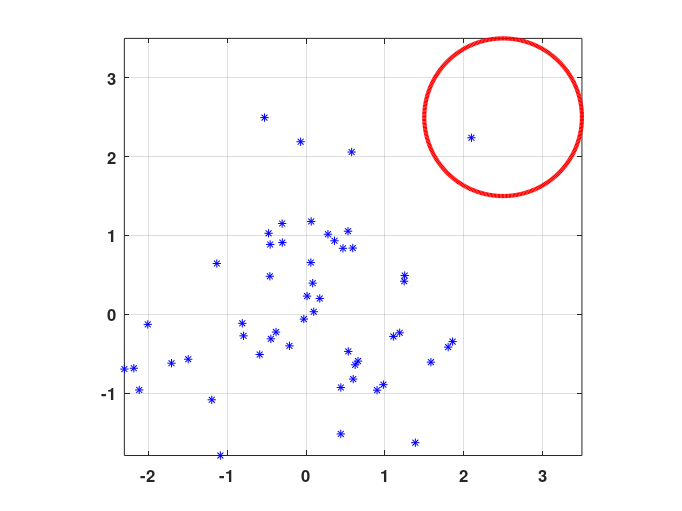

Source code (MATLAB): (Note: this script raises an error after producing the figure.)
clear
close all

%%============== define useful parameters

Epoch = 200;
pc = 0.5;   % ratio of parent selection
pm = 0.5;   % ratio used in mutation
sig = 0.01; % standard deviation


%% define circle

x_c = 2.5;  % x coordinate of the center
y_c = 2.5;  % y coordinate of the center
r = 1;      % radius
phi = 0:360;

cir_x = x_c + r*cos(phi*pi/180);
cir_y = y_c + r*sin(phi*pi/180);

cir = [cir_x; cir_y];

scrcz = get(0, 'ScreenSize');
figure('Units', 'pixels',...
    'Position', [600, scrcz(4)*1/3 scrcz(4)*2/3 scrcz(4)*1/2],...
    'PaperPositionMode', 'Auto');
hAx = gca;
plot(cir_x, cir_y, 'r-', 'LineWidth', 3);
set(gca, 'FontSize', 12, 'FontWeight', 'bold');
grid;
axis image;
hold on;
%%%================ 
%% Main Part
%%%================

% Initialize population
pop_size = 52;
population_x = randn(1, pop_size);
population_y = randn(1, pop_size);

population = [population_x; population_y];
plot(population_x, population_y, 'b*');

% run the EC

for epoch = 1:Epoch
    % parent selection
    fitness = fitness_function(cir, population);
    [junk, index] = sort(fitness);
    stop_index = pop_size*pc;

    parents = population(:, index(1:stop_index));

    %recombination
    shuffle_seq = randperm(stop_index);
    children_recom = recombination(parents);

    % mutation
    children = mutation(children_recom, sig, pm);

    % form new generation
    pool = [children population];
    fitness = fitness_function(cir, pool);
    [junk index] = sort(fitness);
    population = pool(:, index(1:pop_size));
    population(:,1)

    plot(hAx, population(1, 1),  population(2, 1), 'r.');
    drawnow;
end




